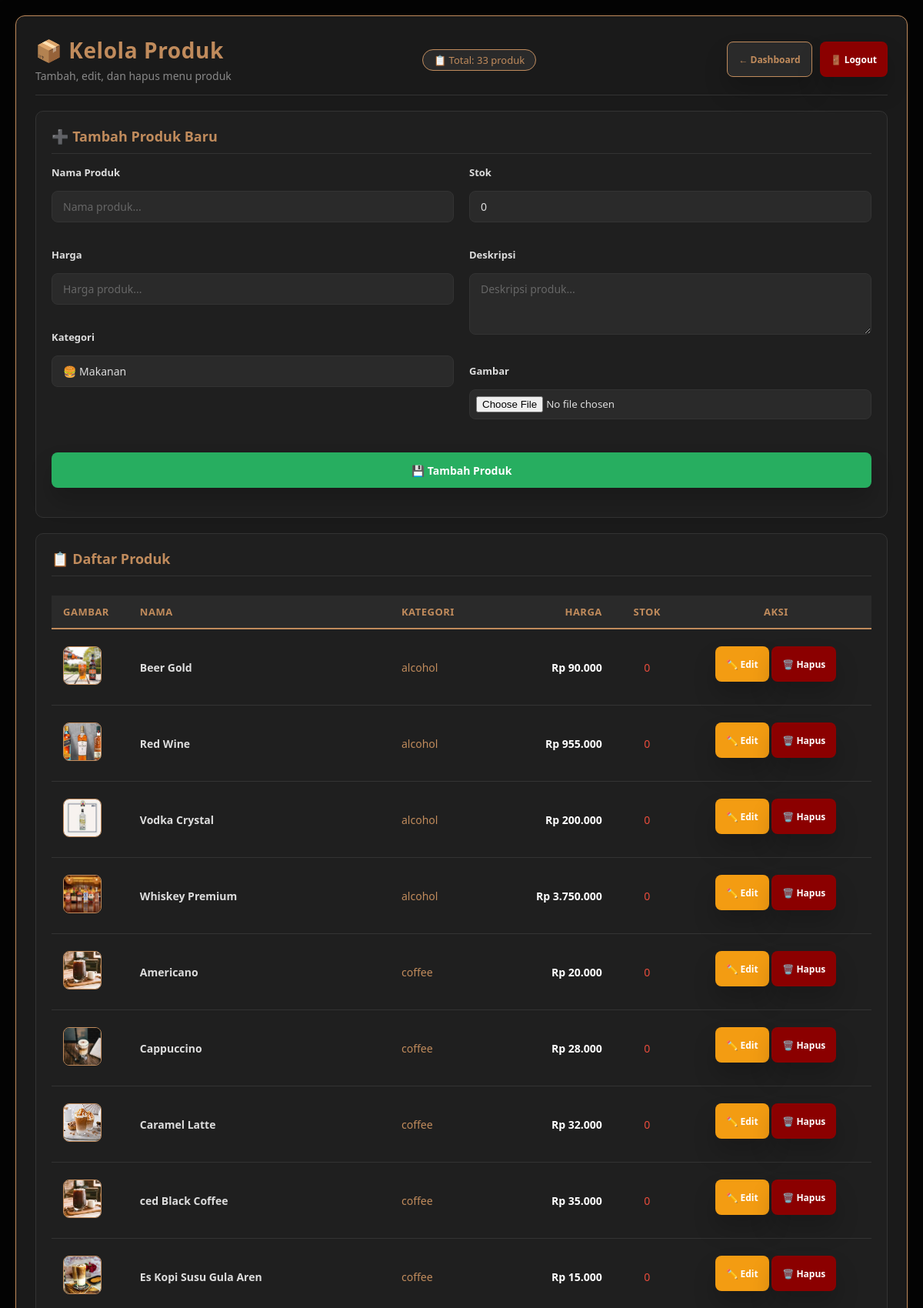
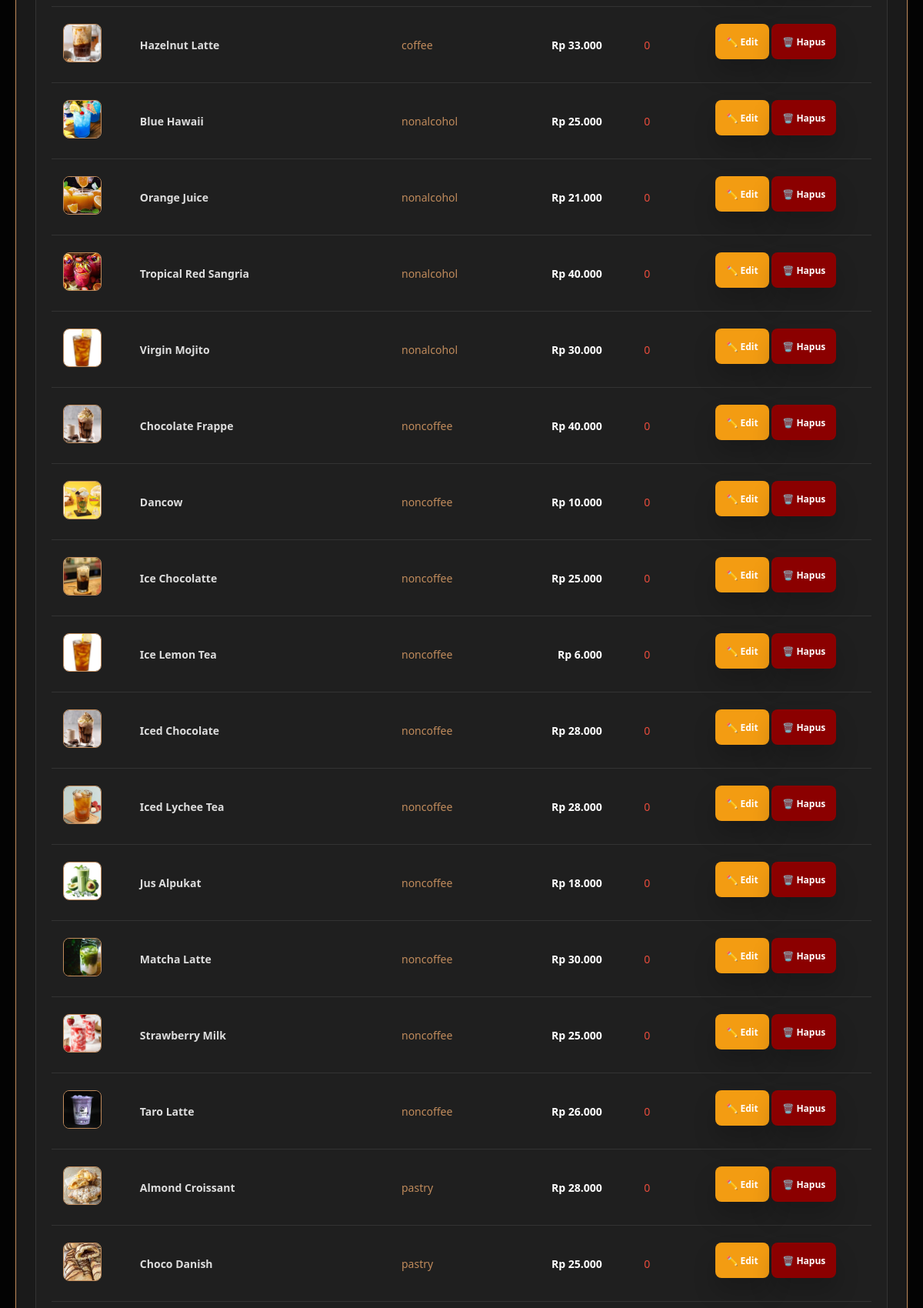
The app's page /.contohteman/cafeku_adi/admin/produk.php (signed in, upper part) with its own data (2 pictures, top to bottom).
### tables this page shows
CREATE TABLE `produk` (
  `id` int(11) NOT NULL,
  `nama` varchar(100) NOT NULL,
  `harga` int(11) NOT NULL,
  `kategori` varchar(50) NOT NULL,
  `deskripsi` text DEFAULT NULL,
  `gambar` varchar(255) DEFAULT NULL
);

### .contohteman/cafeku_adi/fungsi.php (called while the page is built, shortened)
<?php
$conn = mysqli_connect("localhost", "root", "", "cafeku_adi");
function query($query)
{
    global $conn;
    $result = mysqli_query($conn, $query);
    $rows = [];
    while ($row = mysqli_fetch_assoc($result)) {
        $rows[] = $row;
    }
    return $rows;
}
?>

### .contohteman/cafeku_adi/admin/produk.php (the view, shortened to what this page needs)
<?php
require '../fungsi.php';
$produk = query("SELECT * FROM produk ORDER BY kategori ASC, nama ASC");
$totalProduk = count($produk);
?>
<!DOCTYPE html>
<html lang="id">
<head>
    <link rel="stylesheet" href="../css/style-admin.css">
</head>
<body>
<div class="admin-container">
    <div class="page-header">
        <div>
            <h1>📦 Kelola Produk</h1>
            <div class="subtitle">Tambah, edit, dan hapus menu produk</div>
        </div>
        <div>
            <span class="badge-count">📋 Total: <?= $totalProduk ?> produk</span>
        </div>
        <div class="header-actions">
            <a href="index.php" class="btn btn-primary btn-sm">← Dashboard</a>
            <a href="../logout.php" class="btn btn-danger btn-sm">🚪 Logout</a>
        </div>
    </div>
    <div class="card">
        <div class="card-header">
            <h3>➕ Tambah Produk Baru</h3>
        </div>
        <form method="POST" enctype="multipart/form-data">
            <div class="form-grid">
                <div>
                    <div class="form-group">
                        <label for="nama">Nama Produk</label>
                        <input type="text" id="nama" name="nama" class="form-control" placeholder="Nama produk..." required>
                    </div>
                    <div class="form-group">
                        <label for="harga">Harga</label>
                        <input type="number" id="harga" name="harga" class="form-control" placeholder="Harga produk..." required>
                    </div>
                    <div class="form-group">
                        <label for="kategori">Kategori</label>
                        <select id="kategori" name="kategori" class="form-control" required>
                            <option value="Makanan">🍔 Makanan</option>
                        </select>
                    </div>
                </div>
                <div>
                    <div class="form-group">
                        <label for="stok">Stok</label>
                        <input type="number" id="stok" name="stok" class="form-control" placeholder="Jumlah stok..." value="0">
                    </div>
                    <div class="form-group">
                        <label for="deskripsi">Deskripsi</label>
                        <textarea id="deskripsi" name="deskripsi" class="form-control" placeholder="Deskripsi produk..."></textarea>
                    </div>
                    <div class="form-group">
                        <label for="gambar">Gambar</label>
                        <input type="file" id="gambar" name="gambar" class="file-input" accept="image/*">
                    </div>
                </div>
            </div>
            <button type="submit" name="tambah_produk" class="btn btn-success btn-block">
                💾 Tambah Produk
            </button>
        </form>
    </div>
    <div class="card">
        <div class="card-header">
            <h3>📋 Daftar Produk</h3>
        </div>
        <div class="table-wrapper">
            <?php if (empty($produk)): ?>
                <div class="empty-state">📭 Belum ada produk. Silakan tambahkan produk baru.</div>
            <?php else: ?>
                <table>
                    <thead>
                        <tr>
                            <th style="width:80px;">Gambar</th>
                            <th>Nama</th>
                            <th>Kategori</th>
                            <th style="text-align:right;">Harga</th>
                            <th style="text-align:center;">Stok</th>
                            <th style="text-align:center;">Aksi</th>
                        </tr>
                    </thead>
                    <tbody>
                        <?php foreach ($produk as $p): ?>
                            <tr>
                                <td>
                                    <?php if (!empty($p['gambar'])): ?>
                                        <img src="../<?= $p['gambar'] ?>" alt="<?= htmlspecialchars($p['nama']) ?>" class="product-img">
                                    <?php else: ?>
                                        <span class="no-image">No Image</span>
                                    <?php endif; ?>
                                </td>
                                <td><strong><?= htmlspecialchars($p['nama']) ?></strong></td>
                                <td><span style="color:#c08b5c;"><?= htmlspecialchars($p['kategori']) ?></span></td>
                                <td style="text-align:right; font-weight:600; color:#fff;">
                                    Rp <?= number_format($p['harga'], 0, ',', '.') ?>
                                </td>
                                <td style="text-align:center;">
                                    <?php if (($p['stok'] ?? 0) > 0): ?>
                                        <span style="color:#2ecc71;"><?= $p['stok'] ?></span>
                                    <?php else: ?>
                                        <span style="color:#e74c3c;">0</span>
                                    <?php endif; ?>
                                </td>
                                <td style="text-align:center;">
                                    <button class="btn btn-warning btn-sm" onclick="openEditModal(
                                        <?= $p['id'] ?>,
                                        '<?= addslashes($p['nama']) ?>',
                                        <?= $p['harga'] ?>,
                                        '<?= $p['kategori'] ?>',
                                        <?= $p['stok'] ?? 0 ?>,
                                        '<?= addslashes($p['deskripsi'] ?? '') ?>',
                                        '<?= $p['gambar'] ?>'
                                    )">
                                        ✏️ Edit
                                    </button>
                                    <a href="?hapus=<?= $p['id'] ?>" class="btn btn-danger btn-sm" onclick="return confirm('Yakin ingin menghapus produk <?= htmlspecialchars($p['nama']) ?>?')">
                                        🗑️ Hapus
                                    </a>
                                </td>
                            </tr>
                        <?php endforeach; ?>
                    </tbody>
                </table>
            <?php endif; ?>
        </div>
    </div>
</div>
</body>
</html>

### .contohteman/cafeku_adi/css/style-admin.css (style rules this page uses)
body { margin: 0; font-family: "Outfit", sans-serif; background: url("../poto/WhatsApp Image 2025-11-16 at 18.09.41_44c61466.jpg") center/cover fixed; color: #f6e7d8; background-attachment: fixed; }
body::before { content: ""; position: fixed; inset: 0; background: rgba(0, 0, 0, 0.72); z-index: -1; }
.admin-container { max-width: 1200px; margin: 40px auto; padding: 32px; background: rgba(23, 18, 15, 0.98); border-radius: 20px; border: 1px solid rgba(192, 139, 92, 0.35); box-shadow: 0 24px 80px rgba(0, 0, 0, 0.55); }
.admin-container, .login-box, .reg-box, .content-panel, .menu-panel, .struk-panel, .form-container { backdrop-filter: blur(14px); }
h1, h2 { text-align: center; color: #c08b5c; margin-top: 0; font-weight: 800; letter-spacing: 0.02em; }
.page-header { display: flex; flex-wrap: wrap; justify-content: space-between; align-items: center; gap: 20px; margin-bottom: 24px; }
.page-header h1 { margin: 0; font-size: 2.2rem; letter-spacing: 0.02em; }
button, input[type="submit"], input[type="reset"], .btn { display: inline-flex; align-items: center; justify-content: center; height: 46px; padding: 0 24px; background: linear-gradient(135deg, #c08b5c 0%, #f3d5a4 100%); color: #1a1a1a; text-decoration: none; border-radius: 14px; font-weight: 700; border: 1px solid rgba(255, 255, 255, 0.18); cursor: pointer; transition: transform 0.18s ease, box-shadow 0.18s ease, background 0.18s ease; font-size: 14px; white-space: nowrap; box-shadow: 0 18px 30px rgba(0, 0, 0, 0.18); }
.btn-success { background: linear-gradient(135deg, #27ae60 0%, #2ecc71 100%); color: white; }
.btn-danger { background: linear-gradient(135deg, #e74c3c 0%, #ff5b4e 100%); color: white; }
input, textarea, select, button, input[type="submit"], input[type="reset"] { width: 100%; padding: 14px 16px; margin: 10px 0 18px; background: #1d1915; border: 1px solid rgba(255, 255, 255, 0.18); border-radius: 12px; color: #f6e7d8; box-sizing: border-box; font-family: inherit; }
input::placeholder, textarea::placeholder { color: rgba(246, 231, 216, 0.65); }
button, input[type="submit"], input[type="reset"] { width: auto; }
.card { background: rgba(255, 255, 255, 0.05); border: 1px solid rgba(255, 255, 255, 0.12); border-radius: 18px; padding: 24px; margin-bottom: 24px; }
.page-header { display: flex; flex-wrap: wrap; justify-content: space-between; align-items: center; gap: 16px; margin-bottom: 24px; }
.page-header h1 { margin: 0; text-align: left; font-size: 2rem; }
select { background-color: rgba(30, 25, 23, 1); color: white; cursor: pointer; }
option { background-color: #1e1917; color: #f6e7d8; padding: 10px; }
label { font-weight: 600; color: #c08b5c; display: block; margin-bottom: 5px; text-align: left; }
table { width: 100%; border-collapse: collapse; margin-top: 10px; }
th, td { padding: 12px 15px; text-align: left; border-bottom: 1px solid rgba(255, 255, 255, 0.1); }
th { background-color: rgba(192, 139, 92, 0.2); color: #c08b5c; }
.btn-success { background: #27ae60; color: white; border: none; }
.btn-danger { background: #e74c3c; color: white; border: none; }

### records on screen
produk: gambar (picture), nama "Beer Gold", kategori "alcohol", harga "90.000"
produk: gambar (picture), nama "Red Wine", kategori "alcohol", harga "955.000"
produk: gambar (picture), nama "Vodka Crystal", kategori "alcohol", harga "200.000"
produk: gambar (picture), nama "Whiskey Premium", kategori "alcohol", harga "3.750.000"
produk: gambar (picture), nama "Americano", kategori "coffee", harga "20.000"
produk: gambar (picture), nama "Cappuccino", kategori "coffee", harga "28.000"
produk: gambar (picture), nama "Caramel Latte", kategori "coffee", harga "32.000"
produk: gambar (picture), nama "ced Black Coffee", kategori "coffee", harga "35.000"
produk: gambar (picture), nama "Es Kopi Susu Gula Aren", kategori "coffee", harga "15.000"
produk: gambar (picture), nama "Hazelnut Latte", kategori "coffee", harga "33.000"
produk: gambar (picture), nama "Blue Hawaii", kategori "nonalcohol", harga "25.000"
produk: gambar (picture), nama "Orange Juice", kategori "nonalcohol", harga "21.000"
produk: gambar (picture), nama "Tropical Red Sangria", kategori "nonalcohol", harga "40.000"
produk: gambar (picture), nama "Virgin Mojito", kategori "nonalcohol", harga "30.000"
produk: gambar (picture), nama "Chocolate Frappe", kategori "noncoffee", harga "40.000"
produk: gambar (picture), nama "Dancow", kategori "noncoffee", harga "10.000"
produk: gambar (picture), nama "Ice Chocolatte", kategori "noncoffee", harga "25.000"
produk: gambar (picture), nama "Ice Lemon Tea", kategori "noncoffee", harga "6.000"
produk: gambar (picture), nama "Iced Chocolate", kategori "noncoffee", harga "28.000"
produk: gambar (picture), nama "Iced Lychee Tea", kategori "noncoffee", harga "28.000"
produk: gambar (picture), nama "Jus Alpukat", kategori "noncoffee", harga "18.000"
produk: gambar (picture), nama "Matcha Latte", kategori "noncoffee", harga "30.000"
produk: gambar (picture), nama "Strawberry Milk", kategori "noncoffee", harga "25.000"
produk: gambar (picture), nama "Taro Latte", kategori "noncoffee", harga "26.000"
produk: gambar (picture), nama "Almond Croissant", kategori "pastry", harga "28.000"
produk: gambar (picture), nama "Choco Danish", kategori "pastry", harga "25.000"

### other values on screen
$totalProduk "33"
